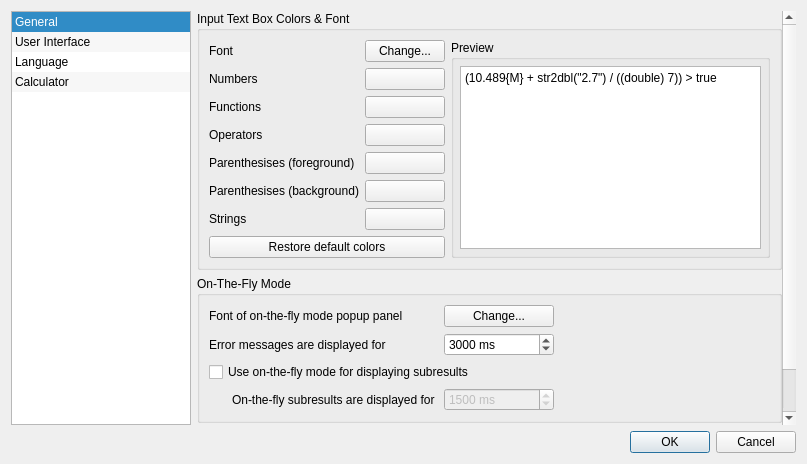
<?xml version="1.0" encoding="UTF-8"?>
<ui version="4.0">
 <class>FormSettings</class>
 <widget class="QDialog" name="FormSettings">
  <property name="geometry">
   <rect>
    <x>0</x>
    <y>0</y>
    <width>807</width>
    <height>464</height>
   </rect>
  </property>
  <property name="windowTitle">
   <string>Settings</string>
  </property>
  <layout class="QGridLayout" name="gridLayout">
   <item row="1" column="0" colspan="2">
    <widget class="QDialogButtonBox" name="m_btnBox">
     <property name="orientation">
      <enum>Qt::Horizontal</enum>
     </property>
     <property name="standardButtons">
      <set>QDialogButtonBox::Cancel|QDialogButtonBox::Ok</set>
     </property>
    </widget>
   </item>
   <item row="0" column="1">
    <widget class="QStackedWidget" name="m_stackedSettings">
     <property name="currentIndex">
      <number>3</number>
     </property>
     <widget class="QWidget" name="m_pageGeneral">
      <layout class="QHBoxLayout" name="horizontalLayout">
       <property name="leftMargin">
        <number>0</number>
       </property>
       <property name="topMargin">
        <number>0</number>
       </property>
       <property name="rightMargin">
        <number>0</number>
       </property>
       <property name="bottomMargin">
        <number>0</number>
       </property>
       <item>
        <widget class="QScrollArea" name="scrollArea">
         <property name="frameShape">
          <enum>QFrame::NoFrame</enum>
         </property>
         <property name="widgetResizable">
          <bool>true</bool>
         </property>
         <widget class="QWidget" name="scrollAreaWidgetContents">
          <property name="geometry">
           <rect>
            <x>0</x>
            <y>0</y>
            <width>603</width>
            <height>417</height>
           </rect>
          </property>
          <layout class="QFormLayout" name="formLayout">
           <property name="fieldGrowthPolicy">
            <enum>QFormLayout::ExpandingFieldsGrow</enum>
           </property>
           <property name="leftMargin">
            <number>0</number>
           </property>
           <property name="topMargin">
            <number>0</number>
           </property>
           <property name="rightMargin">
            <number>0</number>
           </property>
           <property name="bottomMargin">
            <number>0</number>
           </property>
           <item row="0" column="0" colspan="2">
            <widget class="QCheckBox" name="m_checkStartup">
             <property name="text">
              <string>Launch Qonverter on operating system startup</string>
             </property>
            </widget>
           </item>
           <item row="3" column="0">
            <widget class="QLabel" name="label_10">
             <property name="text">
              <string>Initial mode</string>
             </property>
             <property name="buddy">
              <cstring>m_listMode</cstring>
             </property>
            </widget>
           </item>
           <item row="4" column="0" colspan="2">
            <widget class="QListWidget" name="m_listMode">
             <item>
              <property name="text">
               <string>Calculator</string>
              </property>
             </item>
             <item>
              <property name="text">
               <string>Unit Converter</string>
              </property>
             </item>
             <item>
              <property name="text">
               <string>Currency Converter</string>
              </property>
             </item>
            </widget>
           </item>
           <item row="1" column="0">
            <widget class="QCheckBox" name="m_checkOneInstance">
             <property name="text">
              <string>Enable only one instance of Qonverter to run (this can sometimes cause problem with programmatic applicaiton restart)</string>
             </property>
            </widget>
           </item>
           <item row="2" column="0">
            <widget class="QCheckBox" name="m_checkLaunchHidden">
             <property name="text">
              <string>Launch Qonverter hidden (this is allowed only if tray icon as enabled and available)</string>
             </property>
            </widget>
           </item>
          </layout>
         </widget>
        </widget>
       </item>
      </layout>
     </widget>
     <widget class="QWidget" name="m_pageUi">
      <layout class="QHBoxLayout" name="horizontalLayout_2">
       <property name="leftMargin">
        <number>0</number>
       </property>
       <property name="topMargin">
        <number>0</number>
       </property>
       <property name="rightMargin">
        <number>0</number>
       </property>
       <property name="bottomMargin">
        <number>0</number>
       </property>
       <item>
        <widget class="QScrollArea" name="scrollArea_2">
         <property name="frameShape">
          <enum>QFrame::NoFrame</enum>
         </property>
         <property name="widgetResizable">
          <bool>true</bool>
         </property>
         <widget class="QWidget" name="scrollAreaWidgetContents_2">
          <property name="geometry">
           <rect>
            <x>0</x>
            <y>0</y>
            <width>603</width>
            <height>417</height>
           </rect>
          </property>
          <layout class="QFormLayout" name="formLayout_2">
           <property name="fieldGrowthPolicy">
            <enum>QFormLayout::ExpandingFieldsGrow</enum>
           </property>
           <property name="leftMargin">
            <number>0</number>
           </property>
           <property name="topMargin">
            <number>0</number>
           </property>
           <property name="rightMargin">
            <number>0</number>
           </property>
           <property name="bottomMargin">
            <number>0</number>
           </property>
           <item row="0" column="0" colspan="2">
            <widget class="QGroupBox" name="groupBox_3">
             <property name="title">
              <string>Tray Icon</string>
             </property>
             <layout class="QFormLayout" name="formLayout_4">
              <item row="2" column="0">
               <widget class="QLabel" name="label_11">
                <property name="text">
                 <string>When main window is closed</string>
                </property>
               </widget>
              </item>
              <item row="2" column="1">
               <widget class="QComboBox" name="m_cmbTrayAction">
                <property name="enabled">
                 <bool>false</bool>
                </property>
                <property name="sizeAdjustPolicy">
                 <enum>QComboBox::AdjustToContents</enum>
                </property>
                <item>
                 <property name="text">
                  <string>Minimize Qonverter to tray area</string>
                 </property>
                </item>
                <item>
                 <property name="text">
                  <string>Quit Qonverter</string>
                 </property>
                </item>
               </widget>
              </item>
              <item row="1" column="0" colspan="2">
               <widget class="QRadioButton" name="m_radioUseTray">
                <property name="text">
                 <string>Use tray icon</string>
                </property>
                <property name="checked">
                 <bool>false</bool>
                </property>
                <property name="autoExclusive">
                 <bool>true</bool>
                </property>
               </widget>
              </item>
              <item row="0" column="0" colspan="2">
               <widget class="QRadioButton" name="m_radioDontUseTray">
                <property name="text">
                 <string>Do not use tray icon</string>
                </property>
                <property name="checked">
                 <bool>true</bool>
                </property>
                <property name="autoExclusive">
                 <bool>true</bool>
                </property>
               </widget>
              </item>
             </layout>
            </widget>
           </item>
           <item row="1" column="0">
            <widget class="QLabel" name="label_8">
             <property name="text">
              <string>Style</string>
             </property>
             <property name="buddy">
              <cstring>m_listStyles</cstring>
             </property>
            </widget>
           </item>
           <item row="2" column="0" colspan="2">
            <widget class="QListWidget" name="m_listStyles"/>
           </item>
           <item row="3" column="0">
            <widget class="QLabel" name="label_9">
             <property name="text">
              <string>Skin</string>
             </property>
             <property name="buddy">
              <cstring>m_listSkins</cstring>
             </property>
            </widget>
           </item>
           <item row="4" column="0" colspan="2">
            <widget class="QListWidget" name="m_listSkins"/>
           </item>
          </layout>
         </widget>
        </widget>
       </item>
      </layout>
     </widget>
     <widget class="QWidget" name="m_pageLanguage">
      <layout class="QHBoxLayout" name="horizontalLayout_4">
       <property name="leftMargin">
        <number>0</number>
       </property>
       <property name="topMargin">
        <number>0</number>
       </property>
       <property name="rightMargin">
        <number>0</number>
       </property>
       <property name="bottomMargin">
        <number>0</number>
       </property>
       <item>
        <widget class="QScrollArea" name="scrollArea_4">
         <property name="frameShape">
          <enum>QFrame::NoFrame</enum>
         </property>
         <property name="widgetResizable">
          <bool>true</bool>
         </property>
         <widget class="QWidget" name="scrollAreaWidgetContents_4">
          <property name="geometry">
           <rect>
            <x>0</x>
            <y>0</y>
            <width>98</width>
            <height>71</height>
           </rect>
          </property>
          <layout class="QGridLayout" name="gridLayout_2">
           <property name="leftMargin">
            <number>0</number>
           </property>
           <property name="topMargin">
            <number>0</number>
           </property>
           <property name="rightMargin">
            <number>0</number>
           </property>
           <property name="bottomMargin">
            <number>0</number>
           </property>
           <item row="0" column="0">
            <widget class="QTreeWidget" name="m_treeLangs">
             <property name="horizontalScrollBarPolicy">
              <enum>Qt::ScrollBarAlwaysOff</enum>
             </property>
             <property name="editTriggers">
              <set>QAbstractItemView::NoEditTriggers</set>
             </property>
             <property name="showDropIndicator" stdset="0">
              <bool>false</bool>
             </property>
             <property name="indentation">
              <number>0</number>
             </property>
             <property name="rootIsDecorated">
              <bool>false</bool>
             </property>
             <property name="itemsExpandable">
              <bool>false</bool>
             </property>
             <property name="expandsOnDoubleClick">
              <bool>false</bool>
             </property>
             <attribute name="headerVisible">
              <bool>false</bool>
             </attribute>
             <attribute name="headerCascadingSectionResizes">
              <bool>false</bool>
             </attribute>
             <attribute name="headerDefaultSectionSize">
              <number>70</number>
             </attribute>
             <attribute name="headerMinimumSectionSize">
              <number>20</number>
             </attribute>
             <attribute name="headerStretchLastSection">
              <bool>true</bool>
             </attribute>
             <column>
              <property name="text">
               <string>Country</string>
              </property>
             </column>
             <column>
              <property name="text">
               <string>Code</string>
              </property>
             </column>
             <column>
              <property name="text">
               <string>Version</string>
              </property>
             </column>
             <column>
              <property name="text">
               <string>Author</string>
              </property>
             </column>
             <column>
              <property name="text">
               <string>Email</string>
              </property>
             </column>
             <column>
              <property name="text">
               <string>Website</string>
              </property>
             </column>
            </widget>
           </item>
          </layout>
         </widget>
        </widget>
       </item>
      </layout>
     </widget>
     <widget class="QWidget" name="m_pageCalculator">
      <layout class="QHBoxLayout" name="horizontalLayout_3">
       <property name="leftMargin">
        <number>0</number>
       </property>
       <property name="topMargin">
        <number>0</number>
       </property>
       <property name="rightMargin">
        <number>0</number>
       </property>
       <property name="bottomMargin">
        <number>0</number>
       </property>
       <item>
        <widget class="QScrollArea" name="scrollArea_3">
         <property name="frameShape">
          <enum>QFrame::NoFrame</enum>
         </property>
         <property name="widgetResizable">
          <bool>true</bool>
         </property>
         <widget class="QWidget" name="scrollAreaWidgetContents_3">
          <property name="geometry">
           <rect>
            <x>0</x>
            <y>0</y>
            <width>586</width>
            <height>458</height>
           </rect>
          </property>
          <layout class="QFormLayout" name="formLayout_3">
           <property name="fieldGrowthPolicy">
            <enum>QFormLayout::AllNonFixedFieldsGrow</enum>
           </property>
           <property name="leftMargin">
            <number>0</number>
           </property>
           <property name="topMargin">
            <number>0</number>
           </property>
           <property name="rightMargin">
            <number>0</number>
           </property>
           <property name="bottomMargin">
            <number>0</number>
           </property>
           <item row="1" column="0" colspan="2">
            <widget class="QGroupBox" name="groupBox">
             <property name="title">
              <string>Input Text Box Colors &amp;&amp; Font</string>
             </property>
             <layout class="QGridLayout" name="gridLayout_3">
              <item row="1" column="1">
               <widget class="QPushButton" name="m_btnCalcNumbers">
                <property name="text">
                 <string/>
                </property>
               </widget>
              </item>
              <item row="0" column="2" rowspan="8">
               <widget class="QGroupBox" name="groupBox_2">
                <property name="sizePolicy">
                 <sizepolicy hsizetype="Preferred" vsizetype="Preferred">
                  <horstretch>0</horstretch>
                  <verstretch>0</verstretch>
                 </sizepolicy>
                </property>
                <property name="title">
                 <string>Preview</string>
                </property>
                <layout class="QHBoxLayout" name="horizontalLayout_5">
                 <property name="spacing">
                  <number>6</number>
                 </property>
                 <property name="leftMargin">
                  <number>6</number>
                 </property>
                 <property name="topMargin">
                  <number>6</number>
                 </property>
                 <property name="rightMargin">
                  <number>6</number>
                 </property>
                 <property name="bottomMargin">
                  <number>6</number>
                 </property>
                 <item>
                  <widget class="CalculatorInput" name="m_txtCalcPreview">
                   <property name="sizePolicy">
                    <sizepolicy hsizetype="Expanding" vsizetype="Expanding">
                     <horstretch>0</horstretch>
                     <verstretch>0</verstretch>
                    </sizepolicy>
                   </property>
                   <property name="undoRedoEnabled">
                    <bool>false</bool>
                   </property>
                   <property name="plainText">
                    <string notr="true">(10.489{M} + str2dbl(&quot;2.7&quot;) / ((double) 7)) &gt; true</string>
                   </property>
                  </widget>
                 </item>
                </layout>
               </widget>
              </item>
              <item row="2" column="1">
               <widget class="QPushButton" name="m_btnCalcFunctions">
                <property name="text">
                 <string/>
                </property>
               </widget>
              </item>
              <item row="1" column="0">
               <widget class="QLabel" name="label_2">
                <property name="text">
                 <string>Numbers</string>
                </property>
               </widget>
              </item>
              <item row="5" column="0">
               <widget class="QLabel" name="label_6">
                <property name="text">
                 <string>Parenthesises (background)</string>
                </property>
               </widget>
              </item>
              <item row="0" column="1">
               <widget class="QPushButton" name="m_btnCalcFont">
                <property name="text">
                 <string>Change...</string>
                </property>
               </widget>
              </item>
              <item row="4" column="0">
               <widget class="QLabel" name="label_5">
                <property name="text">
                 <string>Parenthesises (foreground)</string>
                </property>
               </widget>
              </item>
              <item row="0" column="0">
               <widget class="QLabel" name="label">
                <property name="text">
                 <string>Font</string>
                </property>
               </widget>
              </item>
              <item row="2" column="0">
               <widget class="QLabel" name="label_3">
                <property name="text">
                 <string>Functions</string>
                </property>
               </widget>
              </item>
              <item row="5" column="1">
               <widget class="QPushButton" name="m_btnCalcParB">
                <property name="text">
                 <string/>
                </property>
               </widget>
              </item>
              <item row="3" column="1">
               <widget class="QPushButton" name="m_btnCalcOperators">
                <property name="text">
                 <string/>
                </property>
               </widget>
              </item>
              <item row="3" column="0">
               <widget class="QLabel" name="label_4">
                <property name="text">
                 <string>Operators</string>
                </property>
               </widget>
              </item>
              <item row="4" column="1">
               <widget class="QPushButton" name="m_btnCalcParF">
                <property name="text">
                 <string/>
                </property>
               </widget>
              </item>
              <item row="6" column="0">
               <widget class="QLabel" name="label_7">
                <property name="text">
                 <string>Strings</string>
                </property>
               </widget>
              </item>
              <item row="6" column="1">
               <widget class="QPushButton" name="m_btnCalcStrings">
                <property name="text">
                 <string/>
                </property>
               </widget>
              </item>
              <item row="7" column="0" colspan="2">
               <widget class="QPushButton" name="m_btnCalcReset">
                <property name="text">
                 <string>Restore default colors</string>
                </property>
               </widget>
              </item>
             </layout>
            </widget>
           </item>
           <item row="3" column="0" colspan="2">
            <widget class="QGroupBox" name="groupBox_4">
             <property name="title">
              <string>On-The-Fly Mode</string>
             </property>
             <layout class="QGridLayout" name="gridLayout_4">
              <item row="4" column="0">
               <widget class="QLabel" name="m_lblFlyTime">
                <property name="styleSheet">
                 <string notr="true">QLabel {
	margin-left: 20px;
}</string>
                </property>
                <property name="text">
                 <string>On-the-fly subresults are displayed for</string>
                </property>
               </widget>
              </item>
              <item row="4" column="1" colspan="2">
               <widget class="QSpinBox" name="m_spinFlyTime">
                <property name="enabled">
                 <bool>false</bool>
                </property>
                <property name="maximumSize">
                 <size>
                  <width>110</width>
                  <height>16777215</height>
                 </size>
                </property>
                <property name="suffix">
                 <string> ms</string>
                </property>
                <property name="minimum">
                 <number>500</number>
                </property>
                <property name="maximum">
                 <number>10000</number>
                </property>
                <property name="singleStep">
                 <number>100</number>
                </property>
                <property name="value">
                 <number>1500</number>
                </property>
               </widget>
              </item>
              <item row="2" column="0" rowspan="2" colspan="4">
               <widget class="QCheckBox" name="m_checkOnTheFly">
                <property name="toolTip">
                 <string>On-the-fly mode allows you to see subresult of your mathematical formula.</string>
                </property>
                <property name="text">
                 <string>Use on-the-fly mode for displaying subresults</string>
                </property>
               </widget>
              </item>
              <item row="1" column="0">
               <widget class="QLabel" name="label_12">
                <property name="text">
                 <string>Error messages are displayed for</string>
                </property>
                <property name="buddy">
                 <cstring>m_spinErrorTime</cstring>
                </property>
               </widget>
              </item>
              <item row="0" column="0">
               <widget class="QLabel" name="label_13">
                <property name="text">
                 <string>Font of on-the-fly mode popup panel</string>
                </property>
               </widget>
              </item>
              <item row="0" column="1" colspan="2">
               <widget class="QPushButton" name="m_btnOtfFont">
                <property name="maximumSize">
                 <size>
                  <width>110</width>
                  <height>16777215</height>
                 </size>
                </property>
                <property name="text">
                 <string>Change...</string>
                </property>
               </widget>
              </item>
              <item row="1" column="1" colspan="2">
               <widget class="QSpinBox" name="m_spinErrorTime">
                <property name="sizePolicy">
                 <sizepolicy hsizetype="Minimum" vsizetype="Fixed">
                  <horstretch>0</horstretch>
                  <verstretch>0</verstretch>
                 </sizepolicy>
                </property>
                <property name="maximumSize">
                 <size>
                  <width>110</width>
                  <height>16777215</height>
                 </size>
                </property>
                <property name="suffix">
                 <string> ms</string>
                </property>
                <property name="minimum">
                 <number>500</number>
                </property>
                <property name="maximum">
                 <number>10000</number>
                </property>
                <property name="singleStep">
                 <number>100</number>
                </property>
                <property name="value">
                 <number>3000</number>
                </property>
               </widget>
              </item>
             </layout>
            </widget>
           </item>
           <item row="5" column="1">
            <widget class="QCheckBox" name="m_checkVars">
             <property name="toolTip">
              <string>Calculator allows you to declare new variables with assignment operator &quot;=&quot;. So if you write something like &quot;a = 123&quot; and evaluate the expression, then new variable &quot;a&quot; with value &quot;123&quot; is created.

Note that variables are not created during on-the-fly subcomputations in calculator and unit converter.</string>
             </property>
             <property name="text">
              <string>Enable automatic variable creation</string>
             </property>
            </widget>
           </item>
           <item row="4" column="1">
            <widget class="QCheckBox" name="m_checkFinish">
             <property name="text">
              <string>Select result text when calculation finishes</string>
             </property>
            </widget>
           </item>
          </layout>
         </widget>
        </widget>
       </item>
      </layout>
     </widget>
    </widget>
   </item>
   <item row="0" column="0">
    <widget class="QListWidget" name="m_listSettings">
     <property name="minimumSize">
      <size>
       <width>180</width>
       <height>0</height>
      </size>
     </property>
     <property name="maximumSize">
      <size>
       <width>180</width>
       <height>16777215</height>
      </size>
     </property>
     <property name="styleSheet">
      <string notr="true">QListView {
    show-decoration-selected: 1;
}
QListView::item {
	padding:3px;
}</string>
     </property>
     <property name="editTriggers">
      <set>QAbstractItemView::NoEditTriggers</set>
     </property>
     <property name="showDropIndicator" stdset="0">
      <bool>false</bool>
     </property>
     <property name="alternatingRowColors">
      <bool>true</bool>
     </property>
     <property name="selectionBehavior">
      <enum>QAbstractItemView::SelectRows</enum>
     </property>
     <property name="iconSize">
      <size>
       <width>32</width>
       <height>32</height>
      </size>
     </property>
     <property name="layoutMode">
      <enum>QListView::SinglePass</enum>
     </property>
     <property name="spacing">
      <number>0</number>
     </property>
     <property name="selectionRectVisible">
      <bool>true</bool>
     </property>
     <property name="currentRow">
      <number>0</number>
     </property>
     <item>
      <property name="text">
       <string>General</string>
      </property>
      <property name="textAlignment">
       <set>AlignLeft|AlignVCenter</set>
      </property>
      <property name="flags">
       <set>ItemIsSelectable|ItemIsEnabled</set>
      </property>
     </item>
     <item>
      <property name="text">
       <string>User Interface</string>
      </property>
     </item>
     <item>
      <property name="text">
       <string>Language</string>
      </property>
     </item>
     <item>
      <property name="text">
       <string>Calculator</string>
      </property>
     </item>
    </widget>
   </item>
  </layout>
 </widget>
 <customwidgets>
  <customwidget>
   <class>CalculatorInput</class>
   <extends>QPlainTextEdit</extends>
   <header>calculatorinput.h</header>
  </customwidget>
 </customwidgets>
 <resources/>
 <connections>
  <connection>
   <sender>m_btnBox</sender>
   <signal>accepted()</signal>
   <receiver>FormSettings</receiver>
   <slot>accept()</slot>
   <hints>
    <hint type="sourcelabel">
     <x>248</x>
     <y>254</y>
    </hint>
    <hint type="destinationlabel">
     <x>157</x>
     <y>274</y>
    </hint>
   </hints>
  </connection>
  <connection>
   <sender>m_listSettings</sender>
   <signal>currentRowChanged(int)</signal>
   <receiver>m_stackedSettings</receiver>
   <slot>setCurrentIndex(int)</slot>
   <hints>
    <hint type="sourcelabel">
     <x>58</x>
     <y>135</y>
    </hint>
    <hint type="destinationlabel">
     <x>378</x>
     <y>183</y>
    </hint>
   </hints>
  </connection>
  <connection>
   <sender>m_btnBox</sender>
   <signal>rejected()</signal>
   <receiver>FormSettings</receiver>
   <slot>reject()</slot>
   <hints>
    <hint type="sourcelabel">
     <x>432</x>
     <y>443</y>
    </hint>
    <hint type="destinationlabel">
     <x>432</x>
     <y>231</y>
    </hint>
   </hints>
  </connection>
 </connections>
</ui>
